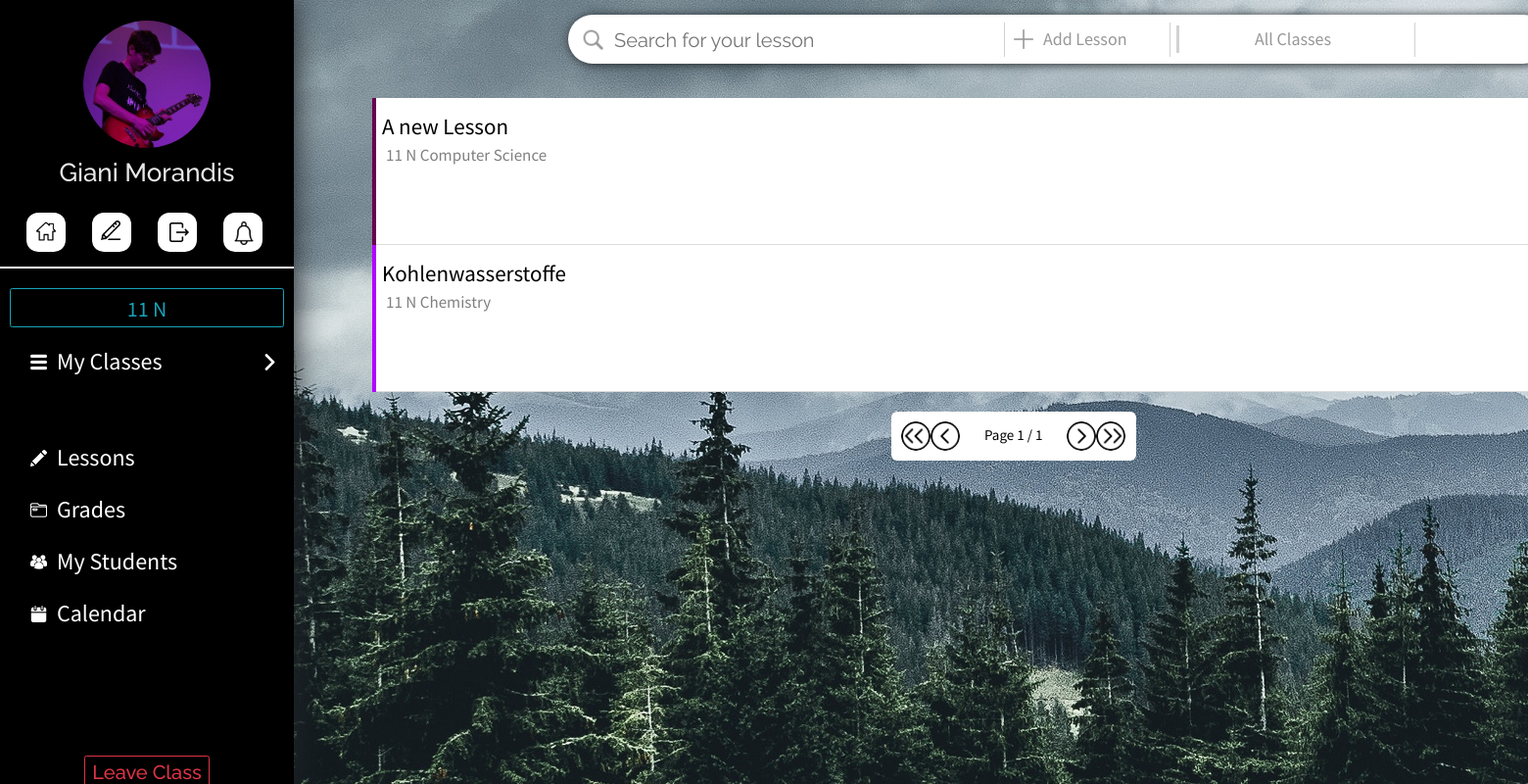
Screenshot of /welcome/teacher/lessons/0/ (signed in) with the database file from the repository.
### account/models.py (models this page shows, shortened)
class Userprofile(models.Model):
    TYPE_CHOICES = (
        ('student', 'Student'),
        ('teacher', 'Teacher')
    )
    user = models.OneToOneField(User, on_delete=models.CASCADE)
    user_type = models.CharField(max_length=30, choices=TYPE_CHOICES)
    profile_picture = models.ImageField(upload_to=profile_image_path, blank=True, null=True)
    main_class = models.ForeignKey(MainClass, on_delete=models.SET_NULL, null=True, blank=True)
    id_number = models.IntegerField(blank=True, null=True)
    teaching_subject = models.CharField(max_length=100, blank=False, null=True)
    teaching_certificate = models.FileField(upload_to=certificate_file_path, blank=True, null=True)

class MainClass(models.Model):
    name = models.CharField(max_length=8)
    semester = models.IntegerField(default=1)

class Lesson(models.Model):
    title = models.TextField(max_length=100)
    sub_class = models.ForeignKey(SubClass, on_delete=models.CASCADE, null=False)
    text = models.TextField(max_length=1000)
    date_added = models.DateField(auto_now_add=True)
    def pdf_upload_path(self, filename):
        return "lessons/" + self.sub_class.main_class.name + "/" + self.sub_class.name + "/" + filename
    pdf = models.FileField(upload_to=pdf_upload_path, null=True, blank=True)

class SubClass(models.Model):
    name = models.CharField(max_length=20,blank=False,  null=False)
    subject = models.CharField(max_length=40, blank=True, null=True)
    teacher = models.ForeignKey(Userprofile, on_delete=models.SET_NULL, null=True)
    main_class = models.ForeignKey(MainClass, on_delete=models.CASCADE, null=False)
    color_code = models.CharField(max_length=6, default="C70000")
    def __str__(self):
        return self.main_class.name + " " + self.name

### account/views.py (the view)
# urls.py: url(r'^teacher/lessons/(?P<subclass_id>[0-9]+)/$', views.teacher_lessons, name='teacher_lessons'),
@login_required
def teacher_lessons(request, subclass_id):
    rd = handle_redirect('teacher', request.user.userprofile.user_type)
    if rd:
        return redirect('account:' + rd)
    try:
        sub_class = SubClass.objects.get(id=subclass_id)
    except:
        sub_class = None
    template_name = "account/basic_teacher/teacher_lessons.html"
    search_input = request.GET.get('search')
    teacher = request.user.userprofile
    if subclass_id == '0':
        lesson_list = Lesson.objects.filter(sub_class__teacher=teacher).order_by('-date_added')
    else:
        if SubClass.objects.filter(id=subclass_id):
            lesson_list = Lesson.objects.filter(sub_class=SubClass.objects.get(id=subclass_id), sub_class__teacher=teacher).order_by('-date_added')
        else:
            return redirect('account:teacher_home')
    if search_input:
        lesson_list = lesson_list.filter(Q(title__icontains=search_input) | Q(date_added__icontains=search_input) | Q(sub_class__main_class__name__icontains=search_input))
        return render(request, template_name, context={'lessons': lesson_list, 'subclass_id': subclass_id, 'sub_class': sub_class})
    paginator = Paginator(lesson_list, 25)
    page = request.GET.get('page')
    lessons = paginator.get_page(page)
    return render(request, template_name, context={'lessons': lessons, 'subclass_id': subclass_id, 'sub_class': sub_class})

### account/templates/account/basic_teacher/teacher_lessons.html (shortened to what this page needs)
{% extends 'account/teacher_base.html' %}
{% block body %}
<div style="margin-left:33rem;">
    <div class="top-bar">
        <form method='GET' action="{% url 'account:teacher_lessons' subclass_id %}">
            <img src="/media/extra/search.png" style="height:3rem; width:3rem;margin-top:1rem;margin-left:1rem;float:left;">
            <input class="search" name='search' value="{{request.GET.search}}" placeholder="Search for your lesson">
        </form>
        <a href="{% url 'account:add_lesson' subclass_id %}">
        <div class="add-lesson-button">
        <img src="/media/extra/plus_grey.png" style="width:2rem; height:2rem; float:left; margin-top: 1.5rem; margin-left:1rem;" /><h1 style="color:#979797; font-size:18px; float:left;margin-top:1.4rem;margin-left:1rem;font-family: 'Source Sans Pro', sans-serif;">Add Lesson</h1>
        </div>
        </a>
        <div class="dropdown">
            <button onclick="myFunction()" class="dropbtn" >
                <div style="height:60%; width:0.3rem; background-color:#D2D2D2; background-color:#{{sub_class.color_code}};float:left;margin-right:-1rem;"></div>
                {% if sub_class.name %} {{sub_class}} {% else %} All Classes {% endif %}
            </button>
        </div>
    </div>
    <br>
    <br>
    <br>
    <br>
    <div class="lesson-container">
    <br>
    {% for lesson in lessons %}
        <a href="{% url 'account:teacher_lesson' subclass_id lesson.id %}" style="color:black;text-decoration:none;">
        <div class="list-card" style="border-bottom: 0.1rem solid #DCDCDC;">
            <div style="background-color:#{{lesson.sub_class.color_code}}; width:0.4rem; height:15rem;float:left;"></div>
            <h1 class="lesson-title">{{lesson.title}}</h1>
            <h1 class="lesson-subtitle">{{lesson.sub_class}}</h1>
        </div>
        <div style="height:0.1rem; width:140rem;float:left;margin-bottom:-0.1rem;"></div>
        </a>
    {% endfor %}
    </div>
    <center>
    <div class="pagination" style="background-color:white;width:25rem;height:5rem;border-radius: 0.6rem 0.6rem 0.6rem 0.6rem;margin-left:58rem;">
        <span class="step-links" >
            {% if lessons.has_previous %}
                <a href="?page=1" style="float:left">
                    <div style="border-radius: 20%;float:left;margin-top:1rem;margin-left:1rem;" title="First">
                        <img class='pagination-button' src="/media/extra/double-previous.png" style="width: 3rem; height:3rem;" />
                    </div>
                </a>
                <a href="?page={{ lessons.previous_page_number }}" style="float:left">
                    <div style="border-radius: 20%;float:left;margin-top:1rem;" title="Previous">
                        <img class='pagination-button' src="/media/extra/previous.png" style="width: 3rem; height:3rem;" />
                    </div>
                </a>
            {% else %}
                <a href="#" style="float:left">
                    <div style="border-radius: 20%;float:left;margin-top:1rem;margin-left:1rem;" title="First">
                        <img class='pagination-button-red' src="/media/extra/double-previous.png" style="width: 3rem; height:3rem;" />
                    </div>
                </a>
                <a href="#" style="float:left">
                    <div style="border-radius: 20%;float:left;margin-top:1rem;" title="Previous">
                        <img class='pagination-button-red' src="/media/extra/previous.png" style="width: 3rem; height:3rem;" />
                    </div>
                </a>
            {% endif %}
            <span style="float:left;color:black;margin-left:2.5rem; margin-right:2.5rem;font-family: 'Source Sans Pro', sans-serif;font-size:15px;margin-top:1.3rem;">
                Page {{ lessons.number }} / {{ lessons.paginator.num_pages }}
            </span>
            {% if lessons.has_next %}
                <a href="?page={{ lessons.next_page_number }}" style="float:left">
                    <div  style="border-radius: 20%;float:left;margin-top:1rem;" title="Next">
                        <img class='pagination-button' src="/media/extra/next.png" style="width: 3rem; height:3rem;" />
                    </div>
                </a>
                <a href="?page={{ lessons.paginator.num_pages }}" style="float:left">
                    <div style="border-radius: 20%;float:left;margin-top:1rem;" title="Last">
                        <img class='pagination-button' src="/media/extra/double-next.png" style="width: 3rem; height:3rem;" />
                    </div>
                </a>
            {% else %}
                <a href="#" style="float:left">
                    <div  style="border-radius: 20%;float:left;margin-top:1rem;" title="Next">
                        <img class='pagination-button-red' src="/media/extra/next.png" style="width: 3rem; height:3rem;" />
                    </div>
                </a>
                <a href="#" style="float:left">
                    <div style="border-radius: 20%;float:left;margin-top:1rem;" title="Last">
                        <img class='pagination-button-red' src="/media/extra/double-next.png" style="width: 3rem; height:3rem;" />
                    </div>
                </a>
            {% endif %}
        </span>
    </div>
    </center>
</div>
{% endblock %}

### account/templates/account/teacher_base.html (shortened to what this page needs)
<!DOCTYPE html>
<html>
<head>
	{% load static %}
		<link rel="stylesheet" href="https://maxcdn.bootstrapcdn.com/bootstrap/3.3.6/css/bootstrap.min.css" />
        <link rel="stylesheet" href="https://stackpath.bootstrapcdn.com/bootstrap/4.1.3/css/bootstrap.min.css">
		<link rel="stylesheet" type="text/css" href="{% static 'account/style.css' %}" />
<head>
<body>
    <div class="sidenav" id="sidenav">
    <center>
        {% if user.userprofile.profile_picture %}
            <img src="{{user.userprofile.profile_picture.url}}" style="width: 13rem; height:13rem; border-radius: 50%; margin-top:7%;" />
        {% else %}
            <img src="/media/extra/Steach_logo.png" style="width: 100%; float:left; margin-left:-2%;" />
            {% endif %}
            <h1 class='welcome-text' style="margin-top: 1rem; font-size:260%">{{user.first_name}} {{user.last_name}}</h1>
            <a href="{% url 'account:student_home' %}">
                <div class='home-sidebar-button' title="Home">
                    <img src="/media/extra/home.png" style="width: 2rem; height:2rem; margin-top:22%; margin-left:2%;" />
                </div>
            </a>
            <a href="{% url 'account:edit_teacher_profile'%}">
            <div class='home-sidebar-button' title="Edit Profile">
                <img src="/media/extra/pencil_black.png" style="width: 2rem; height:2rem; margin-top:20%; margin-left:-5%;" />
            </div>
            </a>
            <a href="{% url 'account:logout'%}">
            <div class='home-sidebar-button' title="Logout">
                <img src="/media/extra/exit.png" style="width: 2rem; height:2rem; margin-top:25%; margin-left: 10%;" />
            </div>
            </a>
            <a href="{% url 'account:teacher_notifications' %}">
                <div class='home-sidebar-button' style="" title="Notfications">
                    <img src="/media/extra/notification.png" style="width: 2.4rem; height:2.4rem; margin-top:22%;float:left; margin-left:0.9rem;;" />
                </div>
            </a>
            </center>
            <br>
            <div style="width:100%; height:0.2rem; background-color:white; float:left; margin-top:1.5rem;"></div>
            {% if not user.userprofile.main_class %}
                <a href="{% url 'account:add_mainclass' %}"><div class="join-class-button" style="width:27rem; height:3rem;margin-top:1.5rem;"><h1 class="welcome-text" style="color: black; margin-top: 0.3rem;font-size:20px">Create Main Class</h1></div></a>
            {% else %}
                <center>
                <a href="{% url 'account:mainclass_home'%}">
                <button class="btn btn-outline-info" style='margin-top:2rem;width:28rem; height:4rem; font-family: "Source Sans Pro", sans-serif; font-size:22px;'>{{ user.userprofile.main_class.name }}</button>
                </a>
                </center>
            {% endif %}
            {% if user.userprofile.subclass_set.all %}
            <button class="mainclass-button" style="margin-top:1rem;" id="mainclass-home" onclick="show_hide()">
                <img src="/media/extra/menu.png" style="width:17px; height:17px;float:left; margin-left:2rem;margin-top:1.1rem;"/>
                <h1 class="sidenav-element" id="sidenav-mainclass">My Classes</h1>
                <img class="arrow-right" src="/media/extra/right-arrow.png" style="width:17px; height:17px;float:right;margin-top:1.1rem;"/>
            </button>
            <br><br><br><br><br><br><br>
            <a href="{% url 'account:teacher_lessons' 0 %}">
                <button class="mainclass-button" style="border-radius: 5px 5px 5px 5px;">
                    <img src="/media/extra/test2.png" style="width:17px; height:17px;float:left; margin-left:2rem;margin-top:1.1rem;"/>
                    <h1 class="sidenav-element" id="sidenav-mainclass">Lessons</h1>
                </button>
            </a>
            <a href="{% url 'account:student_grades' 0 %}">
                <button class="mainclass-button" style="border-radius: 5px 5px 5px 5px;">
                    <img src="/media/extra/folder.png" style="width:17px; height:17px;float:left; margin-left:2rem;margin-top:1.1rem;"/>
                    <h1 class="sidenav-element" id="sidenav-mainclass">Grades</h1>
                </button>
            </a>
            <button class="mainclass-button" style="border-radius: 5px 5px 5px 5px;">
                <img src="/media/extra/teachers.png" style="width:17px; height:17px;float:left; margin-left:2rem;margin-top:1.1rem;"/>
                <h1 class="sidenav-element" id="sidenav-mainclass">My Students</h1>
            </button>
            <a href="{% url 'account:student_calendar' 0 0 %}">
            <button class="mainclass-button" style="border-radius: 5px 5px 5px 5px;">
                <img src="/media/extra/calendar.png" style="width:17px; height:17px;float:left; margin-left:2rem;margin-top:1.1rem;"/>
                <h1 class="sidenav-element" id="sidenav-mainclass">Calendar</h1>
            </button>
            </a>
            <center><button class="btn btn-outline-danger" style="height:3.5rem;margin-top:12rem;"><h1 style="font-size:20px;font-family: 'Raleway', sans-serif;">Leave Class</h1></buttton></center>
        {% endif %}
    </div>
    <div class="main-div" id="main">
    {% block body %}
    {% endblock %}
    </div>
</body>
</html>

### rows the page displays
Lesson: title "A new Lesson", sub_class "11 N Computer Science"
Lesson: title "Kohlenwasserstoffe", sub_class "11 N Chemistry"

### other values shown
{{ user.first_name }} "Giani"
{{ user.last_name }} "Morandis"
{{ user.userprofile.main_class.name }} "11 N"
{{ lessons.number }} "1"
{{ lessons.paginator.num_pages }} "1"
